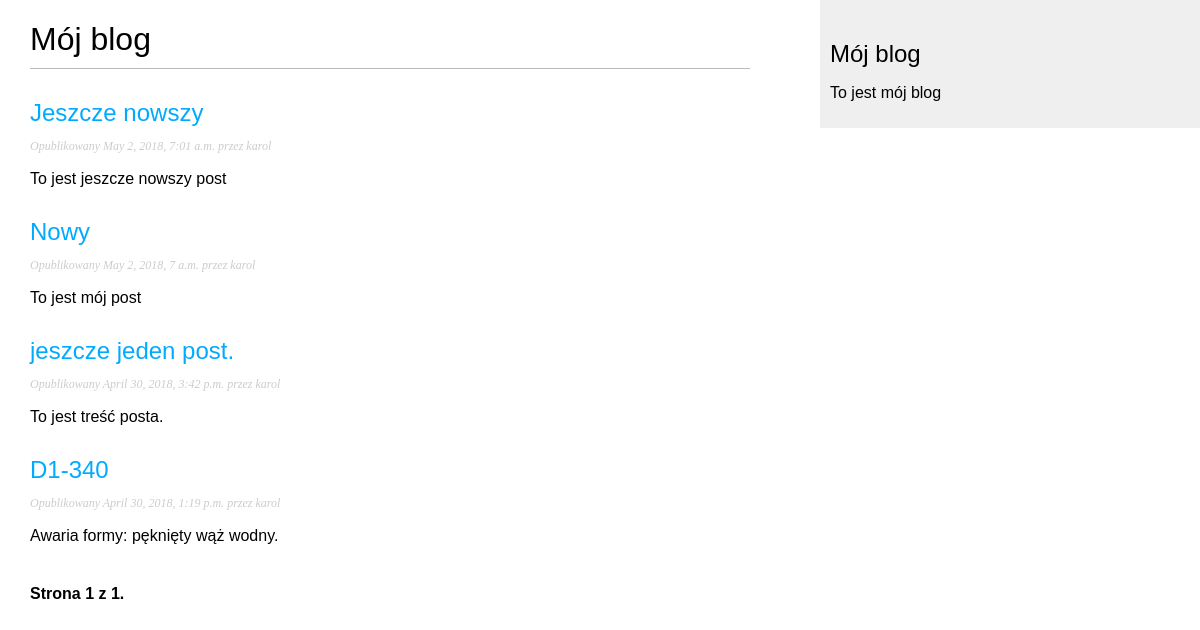
Screenshot of /blog/ with the database file from the repository.
### blog/models.py (models this page shows, shortened)
class Post(models.Model):
    objects = models.Manager()
    published = PublishedManager()
    STATUS_CHOICES = (
        ('draft', 'Roboczy'),
        ('published', 'Opublikowany'),
    )
    title = models.CharField(max_length=250)
    slug = models.SlugField(max_length=250, unique_for_date='publish')
    author = models.ForeignKey(User, related_name='blog_posts',on_delete=models.CASCADE,)
    body = models.TextField()
    publish = models.DateTimeField(default=timezone.now)
    created = models.DateTimeField(auto_now_add=True)
    updated = models.DateTimeField(auto_now=True)
    status = models.CharField(max_length=10, choices=STATUS_CHOICES, default='draft')
    class Meta:
        ordering = ('-publish',)
    def get_absolute_url(self):
        return reverse('blog:post_detail',
                       args=[self.publish.year,
                             self.publish.strftime('%m'),
                             self.publish.strftime('%d'),
                             self.slug])

### blog/views.py (the view)
class PostListView(ListView):
    queryset = Post.published.all()
    context_object_name = 'posts'
    paginate_by = 4
    template_name = 'blog/post/list.html'

### blog/templates/blog/post/list.html (shortened to what this page needs)
{% extends "blog/base.html" %}
{% block content %}
  <h1>Mój blog</h1>
  {% for post in posts %}
    <h2>
      <a href="{{ post.get_absolute_url }}">
        {{ post.title }}
      </a>
    </h2>
    <p class="date">
      Opublikowany {{ post.publish }} przez {{ post.author }}
    </p>
    {{ post.body|truncatewords:30|linebreaks }}
  {% endfor %}
    {% include "pagination.html" with page=page_obj %}
{% endblock %}

### blog/templates/blog/base.html (shortened to what this page needs)
{% load staticfiles %}
<!DOCTYPE html>
<html lang="en">
<head>
    <link href = "{% static "css/blog.css" %}" rel="stylesheet">
</head>
<body>
    <div id="content">
        {% block content %}
        {% endblock %}
    </div>
    <div id="sidebar">
        <h2>Mój blog</h2>
        <p>To jest mój blog</p>
    </div>
</body>
</html>

### blog/templates/pagination.html (shortened to what this page needs)
<div class="pagination">
  <span class="step-links">
    <span class="current">
      Strona {{ page.number }} z {{ page.paginator.num_pages }}.
    </span>
  </span>
</div>

### blog/static/css/blog.css (style rules this page uses)
body { margin:0; padding:0; font-family:helvetica, sans-serif; }
a { color:#00abff; text-decoration:none; }
h1 { font-weight:normal; border-bottom:1px solid #bbb; padding:0 0 10px 0; }
h2 { font-weight:normal; margin:30px 0 0; }
#content { float:left; width:60%; padding:0 0 0 30px; }
#sidebar { float:right; width:30%; padding:10px; background:#efefef; height:100%; }
p.date { color:#ccc; font-family: georgia, serif; font-size: 12px; font-style: italic; }
.pagination { margin:40px 0; font-weight:bold; }

### rows the page displays
Post: title "Jeszcze nowszy", publish "May 2, 2018, 7:01 a.m.", author "karol", body "To jest jeszcze nowszy post"
Post: title "Nowy", publish "May 2, 2018, 7 a.m.", author "karol", body "To jest mój post"
Post: title "jeszcze jeden post.", publish "April 30, 2018, 3:42 p.m.", author "karol", body "To jest treść posta."
Post: title "D1-340", publish "April 30, 2018, 1:19 p.m.", author "karol", body "Awaria formy: pęknięty wąż wodny."

### other values shown
{{ page.number }} "1"
{{ page.paginator.num_pages }} "1"
